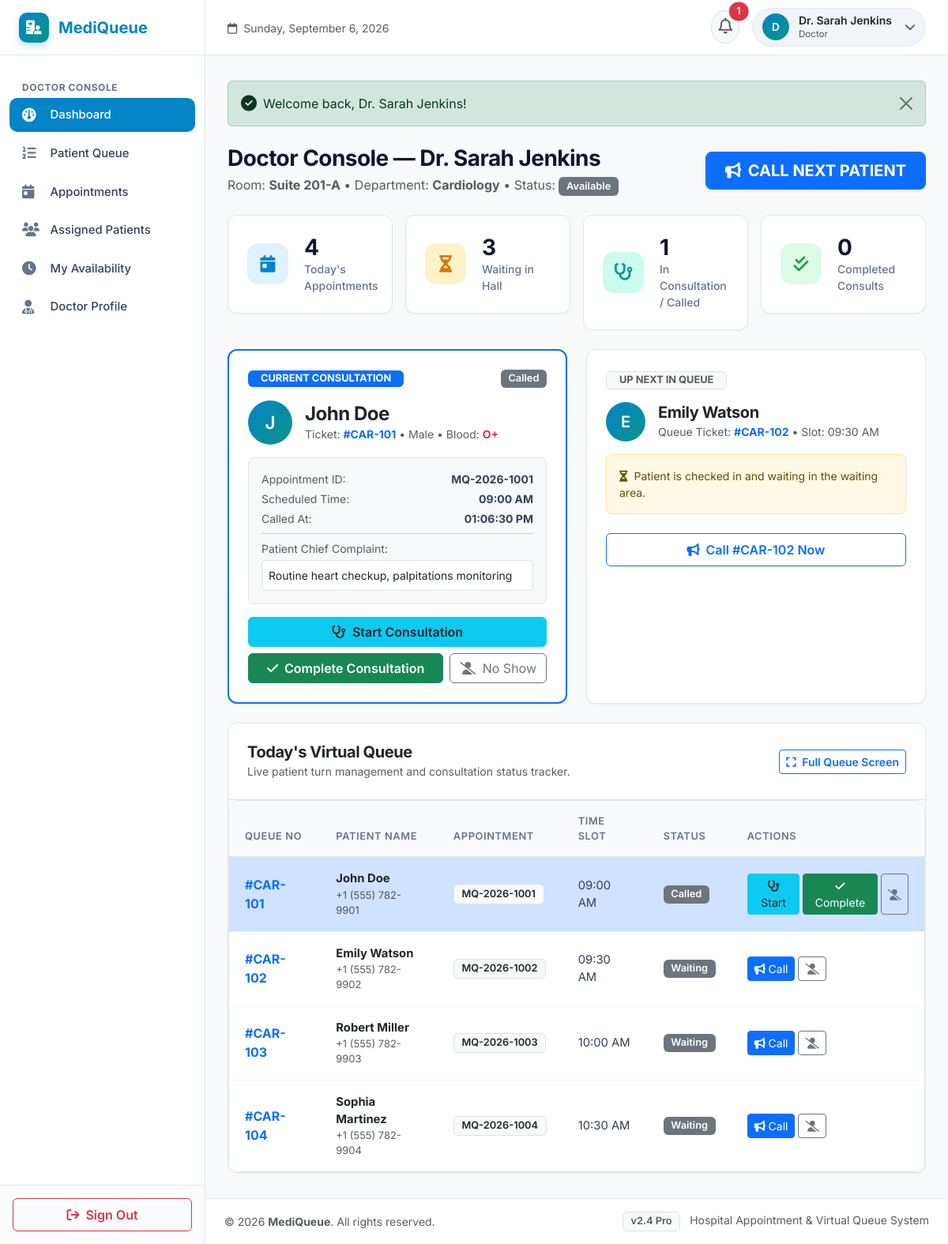
Screenshot of /doctor/dashboard.php (signed in) with the database file from the repository.
### tables this page shows
CREATE TABLE `doctor_availability` (
  `id` INT AUTO_INCREMENT PRIMARY KEY,
  `doctor_id` INT NOT NULL,
  `day_of_week` VARCHAR(20) DEFAULT 'All Days',
  `available_date` DATE NULL,
  `start_time` TIME NOT NULL DEFAULT '09:00:00',
  `end_time` TIME NOT NULL DEFAULT '17:00:00',
  `slot_duration` INT DEFAULT 30,
  `status` ENUM('available', 'busy', 'unavailable') DEFAULT 'available',
  `created_at` TIMESTAMP DEFAULT CURRENT_TIMESTAMP,
  CONSTRAINT `fk_avail_doctor` FOREIGN KEY (`doctor_id`) REFERENCES `doctors` (`id`) ON DELETE CASCADE
);

CREATE TABLE `queues` (
  `id` INT AUTO_INCREMENT PRIMARY KEY,
  `appointment_id` INT NOT NULL,
  `patient_id` INT NOT NULL,
  `doctor_id` INT NOT NULL,
  `queue_number` VARCHAR(50) NOT NULL,
  `queue_position` INT NOT NULL DEFAULT 1,
  `estimated_waiting_time` INT NOT NULL DEFAULT 15,
  `status` ENUM('waiting', 'called', 'in_consultation', 'completed', 'cancelled', 'no_show') DEFAULT 'waiting',
  `joined_at` TIMESTAMP DEFAULT CURRENT_TIMESTAMP,
  `called_at` TIMESTAMP NULL DEFAULT NULL,
  `completed_at` TIMESTAMP NULL DEFAULT NULL,
  CONSTRAINT `fk_queue_appointment` FOREIGN KEY (`appointment_id`) REFERENCES `appointments` (`id`) ON DELETE CASCADE,
  CONSTRAINT `fk_queue_patient` FOREIGN KEY (`patient_id`) REFERENCES `patients` (`id`) ON DELETE CASCADE,
  CONSTRAINT `fk_queue_doctor` FOREIGN KEY (`doctor_id`) REFERENCES `doctors` (`id`) ON DELETE CASCADE,
  INDEX `idx_queue_doc_status` (`doctor_id`, `status`)
);

CREATE TABLE `users` (
  `id` INT AUTO_INCREMENT PRIMARY KEY,
  `name` VARCHAR(150) NOT NULL,
  `email` VARCHAR(150) NOT NULL UNIQUE,
  `password` VARCHAR(255) NOT NULL,
  `role` ENUM('patient', 'doctor', 'admin') NOT NULL DEFAULT 'patient',
  `phone` VARCHAR(30) NULL,
  `status` ENUM('active', 'inactive') NOT NULL DEFAULT 'active',
  `avatar` VARCHAR(255) NULL,
  `created_at` TIMESTAMP DEFAULT CURRENT_TIMESTAMP
);

CREATE TABLE `patients` (
  `id` INT AUTO_INCREMENT PRIMARY KEY,
  `user_id` INT NOT NULL,
  `date_of_birth` DATE NULL,
  `gender` ENUM('Male', 'Female', 'Other') DEFAULT 'Male',
  `blood_group` VARCHAR(10) DEFAULT 'O+',
  `address` TEXT NULL,
  `emergency_contact` VARCHAR(30) NULL,
  `created_at` TIMESTAMP DEFAULT CURRENT_TIMESTAMP,
  CONSTRAINT `fk_patients_user` FOREIGN KEY (`user_id`) REFERENCES `users` (`id`) ON DELETE CASCADE
);

CREATE TABLE `appointments` (
  `id` INT AUTO_INCREMENT PRIMARY KEY,
  `patient_id` INT NOT NULL,
  `doctor_id` INT NOT NULL,
  `appointment_date` DATE NOT NULL,
  `appointment_time` TIME NOT NULL,
  `appointment_number` VARCHAR(50) NOT NULL UNIQUE,
  `status` ENUM('pending', 'confirmed', 'in_queue', 'completed', 'cancelled', 'no_show') DEFAULT 'confirmed',
  `reason` TEXT NULL,
  `created_at` TIMESTAMP DEFAULT CURRENT_TIMESTAMP,
  CONSTRAINT `fk_appoint_patient` FOREIGN KEY (`patient_id`) REFERENCES `patients` (`id`) ON DELETE CASCADE,
  CONSTRAINT `fk_appoint_doctor` FOREIGN KEY (`doctor_id`) REFERENCES `doctors` (`id`) ON DELETE CASCADE,
  INDEX `idx_doc_date_time` (`doctor_id`, `appointment_date`, `appointment_time`)
);

### doctor/dashboard.php (the view, shortened to what the rows shown need)
<?php
require_once __DIR__ . '/../includes/functions.php';
$conn = get_db_connection();
$doctorId = $_SESSION['role_specific_id'] ?? 0;
$activeStmt = $conn->prepare("
    SELECT q.*, p.gender, p.blood_group, p.date_of_birth, u.name as patient_name, u.phone as patient_phone,
           a.appointment_number, a.appointment_time, a.reason
    FROM queues q
    JOIN patients p ON q.patient_id = p.id
    JOIN users u ON p.user_id = u.id
    JOIN appointments a ON q.appointment_id = a.id
    WHERE q.doctor_id = ?
      AND q.status IN ('called', 'in_consultation')
      AND DATE(q.joined_at) = CURDATE()
    ORDER BY q.id ASC
    LIMIT 1
");
$activeStmt->execute([$doctorId]);
$currentPatient = $activeStmt->fetch();
$nextStmt = $conn->prepare("
    SELECT q.*, u.name as patient_name, a.appointment_number, a.appointment_time
    FROM queues q
    JOIN patients p ON q.patient_id = p.id
    JOIN users u ON p.user_id = u.id
    JOIN appointments a ON q.appointment_id = a.id
    WHERE q.doctor_id = ?
      AND q.status = 'waiting'
      AND DATE(q.joined_at) = CURDATE()
    ORDER BY q.id ASC
    LIMIT 1
");
$nextStmt->execute([$doctorId]);
$nextPatient = $nextStmt->fetch();
$queueListStmt = $conn->prepare("
    SELECT q.*, u.name as patient_name, u.phone as patient_phone,
           p.gender, p.blood_group,
           a.appointment_number, a.appointment_time, a.reason
    FROM queues q
    JOIN patients p ON q.patient_id = p.id
    JOIN users u ON p.user_id = u.id
    JOIN appointments a ON q.appointment_id = a.id
    WHERE q.doctor_id = ?
      AND DATE(q.joined_at) = CURDATE()
      AND q.status NOT IN ('cancelled')
    ORDER BY
        CASE
            WHEN q.status = 'called' THEN 1
            WHEN q.status = 'in_consultation' THEN 2
            WHEN q.status = 'waiting' THEN 3
            WHEN q.status = 'completed' THEN 4
            ELSE 5
        END,
        q.id ASC
");
$queueListStmt->execute([$doctorId]);
$todaysQueue = $queueListStmt->fetchAll();
$availStmt = $conn->prepare("SELECT * FROM doctor_availability WHERE doctor_id = ? LIMIT 1");
$availStmt->execute([$doctorId]);
$avail = $availStmt->fetch();
include __DIR__ . '/../includes/header.php';
?>
<div class="d-flex flex-column flex-md-row justify-content-between align-items-md-center mb-4 gap-3">
    <div>
        <p class="text-muted mb-0">
            Room: <strong><?= htmlspecialchars($_SESSION['room_number'] ?? 'Suite 101') ?></strong> &bull;
            Department: <strong><?= htmlspecialchars($_SESSION['department_name'] ?? 'General') ?></strong> &bull;
            Status: <?= get_status_badge($avail['status'] ?? 'available') ?>
        </p>
    </div>
</div>
<div class="row g-4 mb-4">
    <div class="col-lg-6">
        <div class="mq-card h-100 p-4 border-2 <?= $currentPatient ? 'border-primary' : '' ?>">
            <div class="d-flex justify-content-between align-items-center mb-3">
                <span class="badge bg-primary text-white fw-bold px-3 py-1">CURRENT CONSULTATION</span>
                <?php if ($currentPatient): ?>
                    <?= get_status_badge($currentPatient['status']) ?>
                <?php endif; ?>
            </div>
            <?php if ($currentPatient): ?>
                <div class="d-flex align-items-center gap-3 mb-3">
                    <div class="user-avatar" style="width: 56px; height: 56px; font-size: 1.4rem;">
                        <?= strtoupper(substr($currentPatient['patient_name'], 0, 1)) ?>
                    </div>
                    <div>
                        <h4 class="fw-bold text-dark mb-0"><?= htmlspecialchars($currentPatient['patient_name']) ?></h4>
                        <div class="text-muted small">
                            Ticket: <strong class="text-primary">#<?= htmlspecialchars($currentPatient['queue_number']) ?></strong> &bull;
                            <?= htmlspecialchars($currentPatient['gender'] ?? 'N/A') ?> &bull;
                            Blood: <strong class="text-danger"><?= htmlspecialchars($currentPatient['blood_group'] ?? 'N/A') ?></strong>
                        </div>
                    </div>
                </div>
                <div class="p-3 bg-light rounded-3 border mb-3 small">
                    <div class="d-flex justify-content-between mb-1">
                        <span class="text-muted">Appointment ID:</span>
                        <strong><?= htmlspecialchars($currentPatient['appointment_number']) ?></strong>
                    </div>
                    <div class="d-flex justify-content-between mb-1">
                        <span class="text-muted">Scheduled Time:</span>
                        <strong><?= format_time($currentPatient['appointment_time']) ?></strong>
                    </div>
                    <div class="d-flex justify-content-between mb-1">
                        <span class="text-muted">Called At:</span>
                        <strong><?= $currentPatient['called_at'] ? date('h:i:s A', strtotime($currentPatient['called_at'])) : 'Just now' ?></strong>
                    </div>
                    <?php if (!empty($currentPatient['reason'])): ?>
                    <hr class="my-2">
                    <div>
                        <span class="text-muted d-block mb-1">Patient Chief Complaint:</span>
                        <div class="text-dark bg-white p-2 rounded border"><?= nl2br(htmlspecialchars($currentPatient['reason'])) ?></div>
                    </div>
                    <?php endif; ?>
                </div>
                <div class="d-flex flex-wrap gap-2">
                    <?php if ($currentPatient['status'] === 'called'): ?>
                        <button type="button" class="btn btn-info text-dark fw-semibold flex-grow-1 btn-update-q" data-queue-id="<?= $currentPatient['id'] ?>" data-status="in_consultation">
                            <i class="fa-solid fa-stethoscope me-1"></i> Start Consultation
                        </button>
                    <?php endif; ?>
                    <button type="button" class="btn btn-success fw-semibold flex-grow-1 btn-update-q" data-queue-id="<?= $currentPatient['id'] ?>" data-status="completed">
                        <i class="fa-solid fa-check me-1"></i> Complete Consultation
                    </button>
                    <button type="button" class="btn btn-outline-secondary btn-update-q" data-queue-id="<?= $currentPatient['id'] ?>" data-status="no_show" title="Patient absent">
                        <i class="fa-solid fa-user-slash me-1"></i> No Show
                    </button>
                </div>
            <?php endif; ?>
        </div>
    </div>
    <div class="col-lg-6">
        <div class="mq-card h-100 p-4">
            <span class="badge bg-light text-muted border fw-bold px-3 py-1 mb-3">UP NEXT IN QUEUE</span>
            <?php if ($nextPatient): ?>
                <div class="d-flex align-items-center gap-3 mb-3">
                    <div class="user-avatar" style="width: 50px; height: 50px; font-size: 1.25rem;">
                        <?= strtoupper(substr($nextPatient['patient_name'], 0, 1)) ?>
                    </div>
                    <div>
                        <h5 class="fw-bold text-dark mb-0"><?= htmlspecialchars($nextPatient['patient_name']) ?></h5>
                        <span class="text-muted small">Queue Ticket: <strong class="text-primary">#<?= htmlspecialchars($nextPatient['queue_number']) ?></strong> &bull; Slot: <?= format_time($nextPatient['appointment_time']) ?></span>
                    </div>
                </div>
                <div class="p-3 bg-warning bg-opacity-10 border border-warning-subtle rounded-3 text-warning-emphasis small mb-4">
                    <i class="fa-solid fa-hourglass-half me-1"></i> Patient is checked in and waiting in the waiting area.
                </div>
                <button type="button" class="btn btn-outline-primary w-100 fw-semibold py-2" onclick="document.getElementById('btnCallNextTop').click();">
                    <i class="fa-solid fa-bullhorn me-1"></i> Call #<?= htmlspecialchars($nextPatient['queue_number']) ?> Now
                </button>
            <?php endif; ?>
        </div>
    </div>
</div>
<div class="mq-card p-0 bg-white">
    <div class="mq-table-responsive">
        <table class="table mq-table">
            <thead>
                <tr>
                    <th>Queue No</th>
                    <th>Patient Name</th>
                    <th>Appointment</th>
                    <th>Time Slot</th>
                    <th>Status</th>
                    <th>Actions</th>
                </tr>
            </thead>
            <tbody>
                <?php if (empty($todaysQueue)): ?>
                    <tr>
                        <td colspan="6" class="text-center py-5 text-muted small">
                            No appointments or virtual queues registered for today.
                        </td>
                    </tr>
                <?php else: ?>
                    <?php foreach ($todaysQueue as $q): ?>
                        <tr class="<?= $q['status'] === 'called' ? 'table-primary bg-opacity-10' : '' ?>">
                            <td>
                                <strong class="fs-6 text-primary">#<?= htmlspecialchars($q['queue_number']) ?></strong>
                            </td>
                            <td>
                                <div class="fw-bold text-dark"><?= htmlspecialchars($q['patient_name']) ?></div>
                                <div class="text-muted small"><?= htmlspecialchars($q['patient_phone'] ?: 'No phone') ?></div>
                            </td>
                            <td>
                                <span class="badge bg-light text-dark border"><?= htmlspecialchars($q['appointment_number']) ?></span>
                            </td>
                            <td><?= format_time($q['appointment_time']) ?></td>
                            <td>
                                <span id="queueBadge_<?= $q['id'] ?>"><?= get_status_badge($q['status']) ?></span>
                            </td>
                            <td>
                                <div class="d-flex gap-1">
                                    <?php if ($q['status'] === 'waiting'): ?>
                                        <button type="button" class="btn btn-sm btn-primary btn-update-q" data-queue-id="<?= $q['id'] ?>" data-status="called" title="Call Patient">
                                            <i class="fa-solid fa-bullhorn"></i> Call
                                        </button>
                                    <?php elseif ($q['status'] === 'called'): ?>
                                        <button type="button" class="btn btn-sm btn-info text-dark btn-update-q" data-queue-id="<?= $q['id'] ?>" data-status="in_consultation" title="Start Consultation">
                                            <i class="fa-solid fa-stethoscope"></i> Start
                                        </button>
                                        <button type="button" class="btn btn-sm btn-success btn-update-q" data-queue-id="<?= $q['id'] ?>" data-status="completed" title="Complete Consultation">
                                            <i class="fa-solid fa-check"></i> Complete
                                        </button>
                                    <?php elseif ($q['status'] === 'in_consultation'): ?>
                                        <button type="button" class="btn btn-sm btn-success btn-update-q" data-queue-id="<?= $q['id'] ?>" data-status="completed" title="Complete Consultation">
                                            <i class="fa-solid fa-check"></i> Complete
                                        </button>
                                    <?php endif; ?>
                                    <?php if (!in_array($q['status'], ['completed', 'cancelled', 'no_show'])): ?>
                                        <button type="button" class="btn btn-sm btn-outline-secondary btn-update-q" data-queue-id="<?= $q['id'] ?>" data-status="no_show" title="Mark No Show">
                                            <i class="fa-solid fa-user-slash"></i>
                                        </button>
                                    <?php endif; ?>
                                </div>
                            </td>
                        </tr>
                    <?php endforeach; ?>
                <?php endif; ?>
            </tbody>
        </table>
    </div>
</div>
<?php include __DIR__ . '/../includes/footer.php'; ?>

### includes/functions.php (shortened to what the rows shown need)
<?php
function format_time($timeStr) {
    $timestamp = strtotime($timeStr);
    return date('h:i A', $timestamp);
}
function get_status_badge($status) {
    $status = strtolower(trim((string)$status));
    return $badges[$status] ?? '<span class="badge bg-secondary">' . htmlspecialchars(ucfirst($status)) . '</span>';
}

### rows the page displays
doctor_availability: status "Available"
queues: status "Called", users.name "J", users.name "John Doe", queue_number "CAR-101", patient.gender "Male", patient.blood_group "O+", appointment.appointment_number "MQ-2026-1001", appointment.appointment_time "09:00 AM", called_at "01:06:30 PM", appointment.reason "Routine heart checkup, palpitations monitoring", users.phone "+1 (555) 782-9901"
queues: users.name "E", users.name "Emily Watson", queue_number "CAR-102", appointment.appointment_time "09:30 AM", users.phone "+1 (555) 782-9902", appointment.appointment_number "MQ-2026-1002", status "Waiting"
queues: queue_number "CAR-103", users.name "Robert Miller", users.phone "+1 (555) 782-9903", appointment.appointment_number "MQ-2026-1003", appointment.appointment_time "10:00 AM", status "Waiting"
queues: queue_number "CAR-104", users.name "Sophia Martinez", users.phone "+1 (555) 782-9904", appointment.appointment_number "MQ-2026-1004", appointment.appointment_time "10:30 AM", status "Waiting"

### other values shown
APP_NAME "MediQueue"
$unreadNotifsCount "1"
substr($currentUser['name'] ?? 'U', 0, 1) "D"
$currentUser['name'] "Dr. Sarah Jenkins"
$currentUser['role'] "Doctor"
$flash['message'] "Welcome back, Dr. Sarah Jenkins!"
$_SESSION['user_name'] "Dr. Sarah Jenkins"
$_SESSION['room_number'] "Suite 201-A"
$_SESSION['department_name'] "Cardiology"
$todayStats['total_today'] "4"
$todayStats['waiting'] "3"
$todayStats['completed'] "0"
